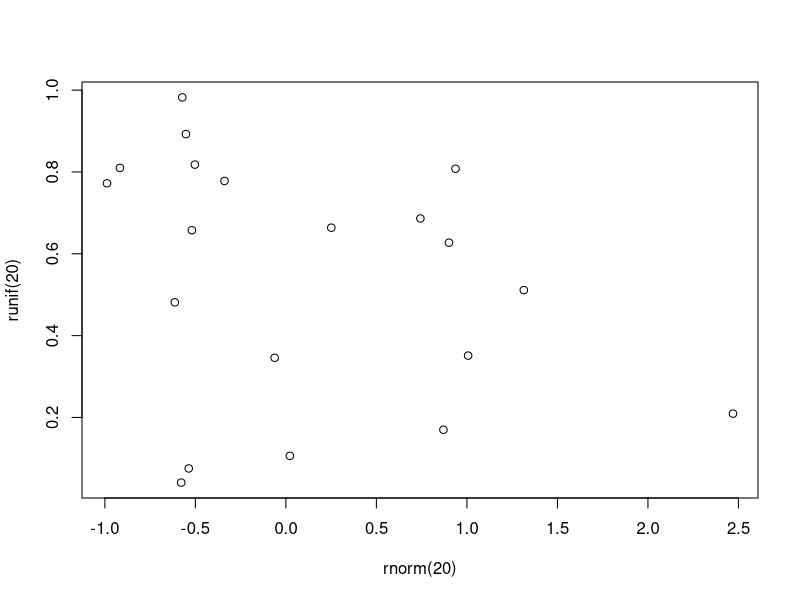

The R script that drew this image:
## ---- chunk 1
plot(rnorm(20),runif(20))
